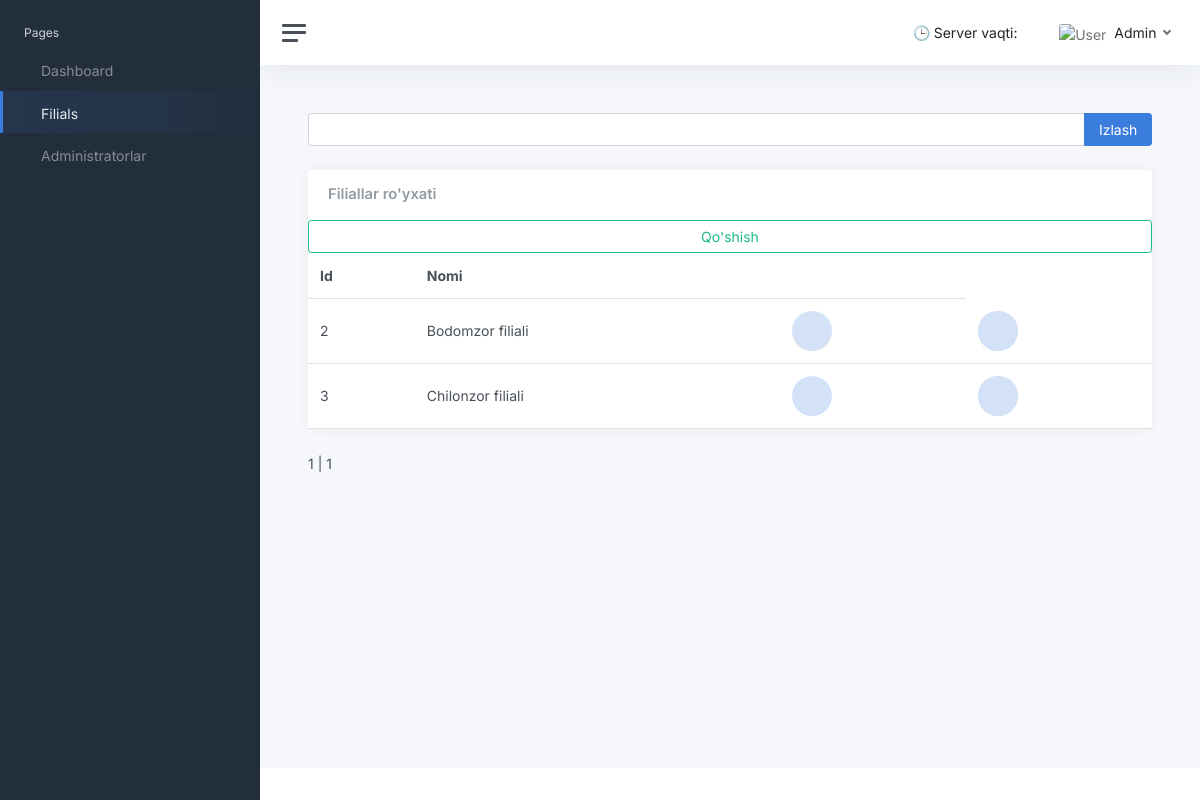
The app's page /superadmin/filials/ (signed in), older data.
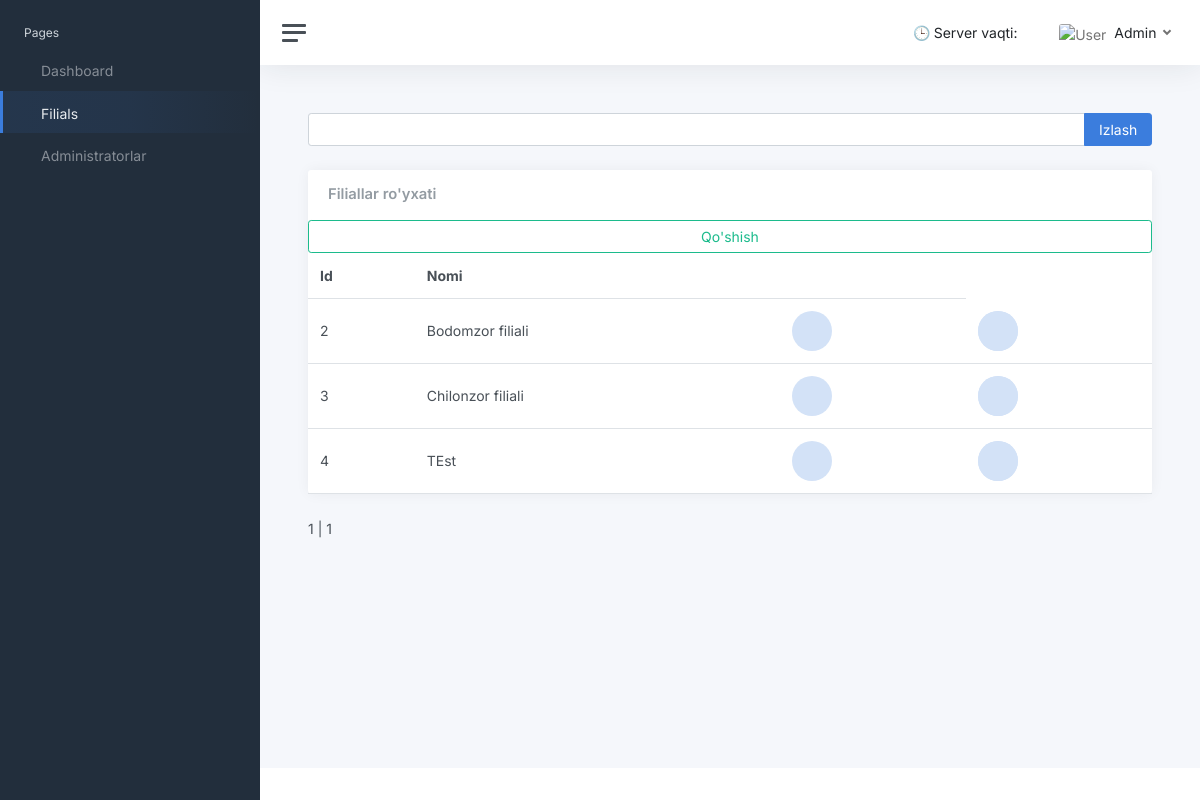
The same page, newer data.
### apps/superadmin/models.py (models this page shows, shortened)
class Filial(models.Model):
    filial_name = models.CharField(max_length=200, null=True, blank=True)
    class Meta:
        verbose_name = "Filial"
        verbose_name_plural = "Filiallar"

### apps/superadmin/views.py (the view)
# urls.py: path('filials/', views.filials, name='admin_filials'),
@login_required(login_url="/login/")
def filials(request):
    if not request.user.is_superuser:
        return redirect('/login/')
    all_filials = Filial.objects.all()
    search_query = request.GET.get('q')
    if search_query:
        all_filials = all_filials.filter(Q(name__icontains=search_query))
    paginator = Paginator(all_filials, 50)
    page_number = request.GET.get('page')
    page_obj = paginator.get_page(page_number)
    context = {
        'page_obj': page_obj,
        "segment": "filials"
    }
    html_template = loader.get_template('home/superuser/filials.html')
    return HttpResponse(html_template.render(context, request))

### apps/templates/home/superuser/filials.html (shortened to what this page needs)
{% extends "layouts/base.html" %}
{% load static %}
{% block body_class %} dashboard {% endblock body_class %}
{% block stylesheets %}
  <link href="{% static 'css/app.css' %}" rel="stylesheet">
{% endblock stylesheets %}
{% block content %}
			<main class="content">
				<div class="container-fluid p-0">
					<form class="input-group mb-4" method="get">
						<input class="form-control" type="text" name="q" value="{{ search_query }}">
						<button class="input-group-text btn btn-primary" type="submit">Izlash</button>
					</form>
					<div class="row">
						<div class="col-12 col-lg-12 col-xxl-12 d-flex">
							<div class="card flex-fill">
								<div class="card-header">
									<h5 class="card-title mb-0">Filiallar ro'yxati</h5>
								</div>
								<table class="table table-hover my-0">
									<thead>
										<tr>
											<th>Id</th>
											<th>Nomi</th>
											<th></th>
										</tr>
									</thead>
									<tbody>
									{% for filial in page_obj %}
										<tr>
											<td class="d-none d-xl-table-cell">{{ filial.id }}</td>
											<td class="d-none d-xl-table-cell">{{ filial.filial_name }}</td>
											<td class="d-none d-md-table-cell">
												<div class="col-auto">
													<div class="stat text-primary">
													</div>
												</div>
											</td>
											<td class="d-none d-md-table-cell">
												<div class="col-auto">
													<div class="stat text-primary">
														<div class="stat text-primary">
														</div>
													</div>
												</div>
											</td>
										</tr>
									{% endfor %}
									<a class="btn btn-outline-success text-right" href="{% url 'admin_filial_create' %}">
										Qo'shish
									</a>
									</tbody>
								</table>
							</div>
						</div>
					</div>
					<div class="pagination">
						<span class="step-links">
							<span class="current-page">
								{{ page_obj.number }} | {{ page_obj.paginator.num_pages }}
							</span>
						</span>
					</div>
                </div>
            </main>
{% endblock content %}

Row changes from the older to the newer data that the page shows:
added Filial: id "4", filial_name "TEst"
